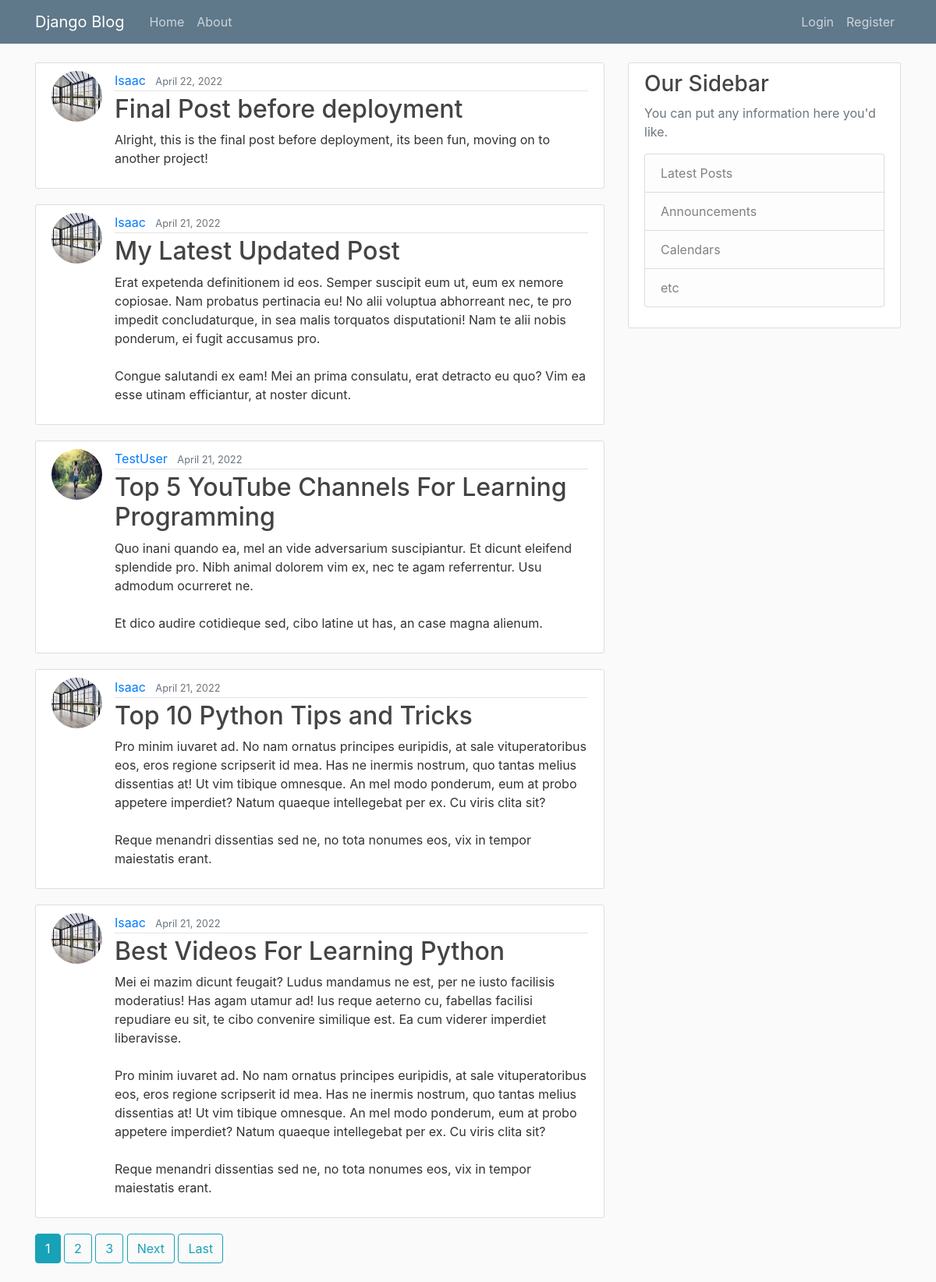
The page / on the database its author committed.
### blog/models.py (models this page shows, shortened)
class Post(models.Model):
    title = models.CharField(max_length=100)
    content = models.TextField()
    date_posted = models.DateTimeField(default=timezone.now)
    author = models.ForeignKey(User, on_delete=models.CASCADE)

### users/models.py (models this page shows, shortened)
class Profile(models.Model):
    user = models.OneToOneField(User, on_delete=models.CASCADE)
    image = models.ImageField(default='default.png', upload_to='profile_pics')

### blog/views.py (the view)
# urls.py: path('', views.PostListView.as_view(), name="blog-home"),
class PostListView(ListView):
    model = Post
    template_name = "blog/home.html"
    context_object_name = "posts"
    ordering = ['-date_posted']
    paginate_by = 5

### blog/templates/blog/home.html (shortened to what this page needs)
{% extends "blog/base.html"%}
{% block content %}
    {% for post in posts %}
    <article class="media content-section">
      <img src="{{ post.author.profile.image.url }}" alt="" class="rounded-circle article-img">
        <div class="media-body">
          <div class="article-metadata">
            <a class="mr-2" href="{% url 'profile' post.author %}">{{ post.author }}</a>
            <small class="text-muted">{{ post.date_posted|date:"F d, Y" }}</small>
          </div>
          <h2><a class="article-title" href="{% url 'post-detail' post.id %}">{{ post.title }}</a></h2>
          <p class="article-content">{{ post.content }}</p>
        </div>
      </article>
    {% endfor %}
    {% if is_paginated %}
      {% for num in page_obj.paginator.page_range %}
        {% if page_obj.number == num %}
          <a class="btn btn-info mb-4" href="?page={{ num }}">{{ num }}</a>
        {% elif num > page_obj.number|add:"-3" and num < page_obj.number|add:"3" %}
        <a class="btn btn-outline-info mb-4" href="?page={{ num }}">{{ num }}</a>
        {% endif %}
      {% endfor %}
      {% if page_obj.has_next %}
        <a class="btn btn-outline-info mb-4" href="?page={{ page_obj.next_page_number }}">Next</a>
        <a class="btn btn-outline-info mb-4" href="?page={{ page_obj.paginator.num_pages }}">Last</a>
      {% endif %}
    {% endif %}
{% endblock content %}

### blog/templates/blog/base.html (shortened to what this page needs)
{% load static %}
<!DOCTYPE html>
<html lang="en">
<head>
    <link rel="stylesheet" type="text/css" href="https://maxcdn.bootstrapcdn.com/bootstrap/4.0.0/css/bootstrap.min.css">
    <link rel="stylesheet" type="text/css" href="{% static 'blog/main.css' %}">
</head>
<body>
    <header class="site-header">
        <nav class="navbar navbar-expand-md navbar-dark bg-steel fixed-top">
          <div class="container">
            <a class="navbar-brand mr-4" href="{% url 'blog-home' %}">Django Blog</a>
            <div class="collapse navbar-collapse" id="navbarToggle">
              <div class="navbar-nav mr-auto">
                <a class="nav-item nav-link" href="{% url 'blog-home' %}">Home</a>
                <a class="nav-item nav-link" href="{% url 'blog-about' %}">About</a>
              </div>
              <div class="navbar-nav">
                  {% if user.is_authenticated %}
                  <a class="nav-item nav-link" href="{% url 'post-create' %}">New post</a>
                  <a class="nav-item nav-link" href="{% url 'profile' user.username %}">profile</a>
                  <a class="nav-item nav-link" href="{% url 'logout' %}">logout</a>
                  {% else %}
                  <a class="nav-item nav-link" href="{% url 'login' %}">Login</a>
                  <a class="nav-item nav-link" href="{% url 'register' %}">Register</a>
                  {% endif %}
              </div>
            </div>
          </div>
        </nav>
      </header>
      <main role="main" class="container">
        <div class="row">
          <div class="col-md-8">
            {% block content %}{% endblock %}
          </div>
          <div class="col-md-4">
            <div class="content-section">
              <h3>Our Sidebar</h3>
              <p class='text-muted'>You can put any information here you'd like.
                <ul class="list-group">
                  <li class="list-group-item list-group-item-light">Latest Posts</li>
                  <li class="list-group-item list-group-item-light">Announcements</li>
                  <li class="list-group-item list-group-item-light">Calendars</li>
                  <li class="list-group-item list-group-item-light">etc</li>
                </ul>
              </p>
            </div>
          </div>
        </div>
      </main>
</body>
</html>

### blog/static/blog/main.css (style rules this page uses)
body { background: #fafafa; color: #333333; margin-top: 5rem; }
h1, h2, h3, h4, h5, h6 { color: #444444; }
ul { margin: 0; }
.bg-steel { background-color: #5f788a; }
.site-header .navbar-nav .nav-link { color: #cbd5db; }
.content-section { background: #ffffff; padding: 10px 20px; border: 1px solid #dddddd; border-radius: 3px; margin-bottom: 20px; }
.article-title { color: #444444; }
.article-content { white-space: pre-line; }
.article-img { height: 65px; width: 65px; margin-right: 16px; }
.article-metadata { padding-bottom: 1px; margin-bottom: 4px; border-bottom: 1px solid #e3e3e3 }

### rows shown on the page
Post: author.profile.image (picture), author "Isaac", date_posted "April 22, 2022", title "Final Post before deployment", content "Alright, this is the final post before deployment, its been fun, moving on to another project!"
Post: author.profile.image (picture), author "Isaac", date_posted "April 21, 2022", title "My Latest Updated Post", content "Erat expetenda definitionem id eos. Semper suscipit eum ut, eum ex nemore copiosae. Nam probatus pertinacia eu! No alii voluptua abhorreant nec, te pro impedit concludaturque, in sea malis torquatos disputationi! Nam te alii nobis ponderum, ei fugit accusamus pro. Congue salutandi ex eam! Mei an prima consulatu, erat detracto eu quo? Vim ea esse utinam efficiantur, at noster dicunt."
Post: author.profile.image (picture), author "TestUser", date_posted "April 21, 2022", title "Top 5 YouTube Channels For Learning Programming", content "Quo inani quando ea, mel an vide adversarium suscipiantur. Et dicunt eleifend splendide pro. Nibh animal dolorem vim ex, nec te agam referrentur. Usu admodum ocurreret ne. Et dico audire cotidieque sed, cibo latine ut has, an case magna alienum."
Post: author.profile.image (picture), author "Isaac", date_posted "April 21, 2022", title "Top 10 Python Tips and Tricks", content "Pro minim iuvaret ad. No nam ornatus principes euripidis, at sale vituperatoribus eos, eros regione scripserit id mea. Has ne inermis nostrum, quo tantas melius dissentias at! Ut vim tibique omnesque. An mel modo ponderum, eum at probo appetere imperdiet? Natum quaeque intellegebat per ex. Cu viris clita sit? Reque menandri dissentias sed ne, no tota nonumes eos, vix in tempor maiestatis erant."
Post: author.profile.image (picture), author "Isaac", date_posted "April 21, 2022", title "Best Videos For Learning Python", content "Mei ei mazim dicunt feugait? Ludus mandamus ne est, per ne iusto facilisis moderatius! Has agam utamur ad! Ius reque aeterno cu, fabellas facilisi repudiare eu sit, te cibo convenire similique est. Ea cum viderer imperdiet liberavisse. Pro minim iuvaret ad. No nam ornatus principes euripidis, at sale vituperatoribus eos, eros regione scripserit id mea. Has ne inermis nostrum, quo tantas melius dissentias at! Ut vim tibique omnesque. An mel modo ponderum, eum at probo appetere imperdiet? Natum quaeque intellegebat per ex. Cu viris clita sit? Reque menandri dissentias sed ne, no tota nonumes eos, vix in tempor maiestatis erant."

### other values the page prints
{{ num }} "1"
{{ num }} "2" "3"
